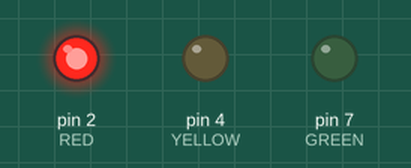
A sketch run on a simulated Arduino Uno, built with avr-gcc and run on an emulated ATmega328P. On the bench: output pins drawn as LEDs (lit = HIGH).

Above: at 2.0 s.
At 6.0 s:
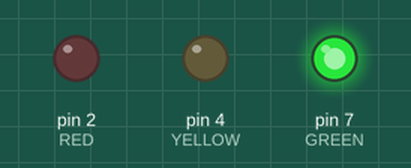
At 9.0 s:
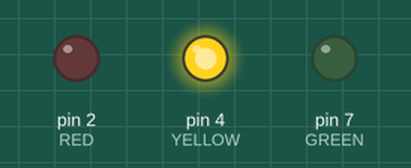
Timing chart, 0 to 13.0 s (numbered marks = the images above):
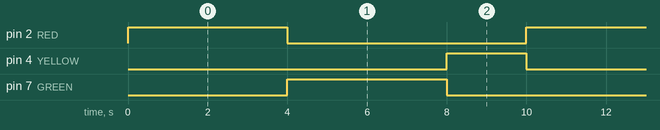

The sketch:

semaphore-fixed-time.ino
```cpp
/*
Developed in the Universidad de Costa Rica for the course
Sistemas Empotrados de Tiempo Real - CI-0155
*/

// Define constants for the Arduino Uno R3 semaphore
const uint8_t RED = 2;            // define the red led pin
const uint8_t YELLOW = 4;         // define the yellow led pin
const uint8_t GREEN = 7;          // define the green led pin

// Define stop and pass tempos
const uint16_t STOP_TEMPO = 4000;   // define the stop tempo
const uint16_t WARNING_TEMPO = 2000;   // define the warning tempo
const uint16_t PASS_TEMPO = 4000;   // define the pass tempo

void setup() {
  // Declare output pins for LEDs
  pinMode(GREEN, OUTPUT);
  pinMode(YELLOW, OUTPUT);
  pinMode(RED, OUTPUT);
}

void loop() {
  // Red light
  digitalWrite(RED, HIGH);
  delay(STOP_TEMPO);
  digitalWrite(RED, LOW);

  // Green light
  digitalWrite(GREEN, HIGH);
  delay(PASS_TEMPO);
  digitalWrite(GREEN, LOW);

  // Yellow light
  digitalWrite(YELLOW, HIGH);
  delay(WARNING_TEMPO);
  digitalWrite(YELLOW, LOW);
}
```

Measured:
- by itself, pin 2 (RED), pin 7 (GREEN): alternates HIGH for 4.0 s and LOW for 6.0 s
- by itself, pin 4 (YELLOW): alternates HIGH for 2.0 s and LOW for 8.0 s
- by itself, everything shown: repeats every 10.0 s, in 4 steps
